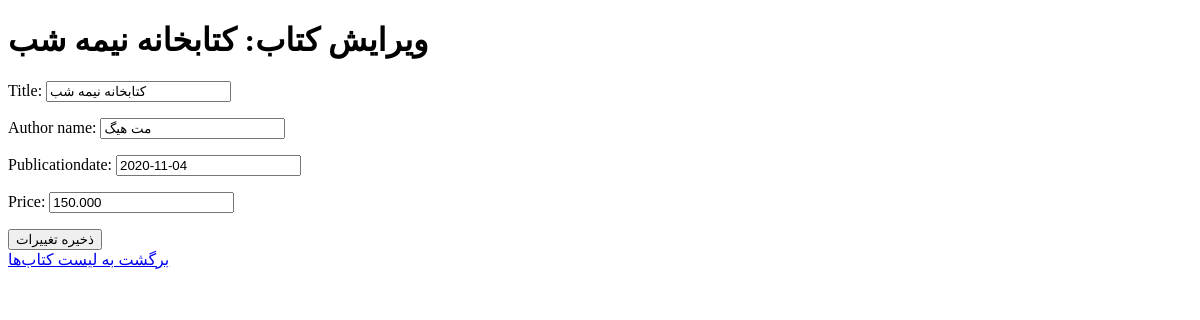
The page /books/edit/2/ on the database as committed earlier.
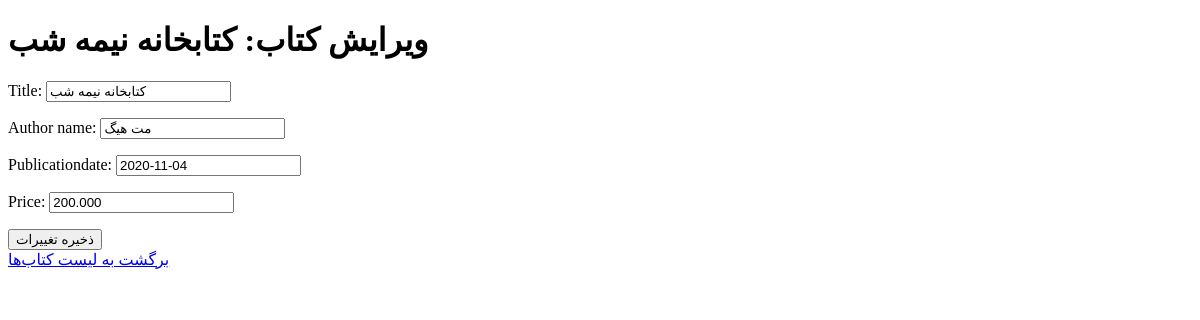
The same page on the database as committed later.
### Library_management/models.py (models this page shows, shortened)
class Book(models.Model):
    title = models.CharField( max_length=250,blank=False,null=False)
    price = models.DecimalField(max_digits=10, decimal_places=3,blank=False,null=False)
    author = models.CharField("author name", max_length=100,blank=False,null=False)
    publicationdate = models.DateField()

### Library_management/views.py (the view)
# urls.py: path('books/edit/<int:bookID>/',edit_book,name='edit_book'),
def edit_book(request , bookID):
    book = get_object_or_404(Book, id = bookID)
    if request.method == 'POST':
        form = bookForm(request.POST, instance=book)
        if form.is_valid():
            book.save()
            return redirect('book_list')
    else:
        form = bookForm(instance=book)
    return render(
        request,
        'edit_book.html',
        {'form': form, 'book': book},
    )

### Library_management/forms.py
class bookForm(forms.ModelForm):
    class Meta:
        model = Book
        fields = [
            'title',
            'author',
            'publicationdate',
            'price',
        ]

### Library_management/templates/edit_book.html (shortened to what this page needs)
<!DOCTYPE html>
<html lang="fa">
<head>
</head>
<body>
    <h1>ویرایش کتاب: {{ book.title }}</h1>
    <form method="post">
        {{ form.as_p }}
        <button type="submit">ذخیره تغییرات</button>
    </form>
    <a href="{% url 'book_list' %}">برگشت به لیست کتاب‌ها</a>
</body>
</html>

Rows that differ between the two databases and show on the page:
changed Book "کتابخانه نیمه شب": price "150.000" → "200.000"
